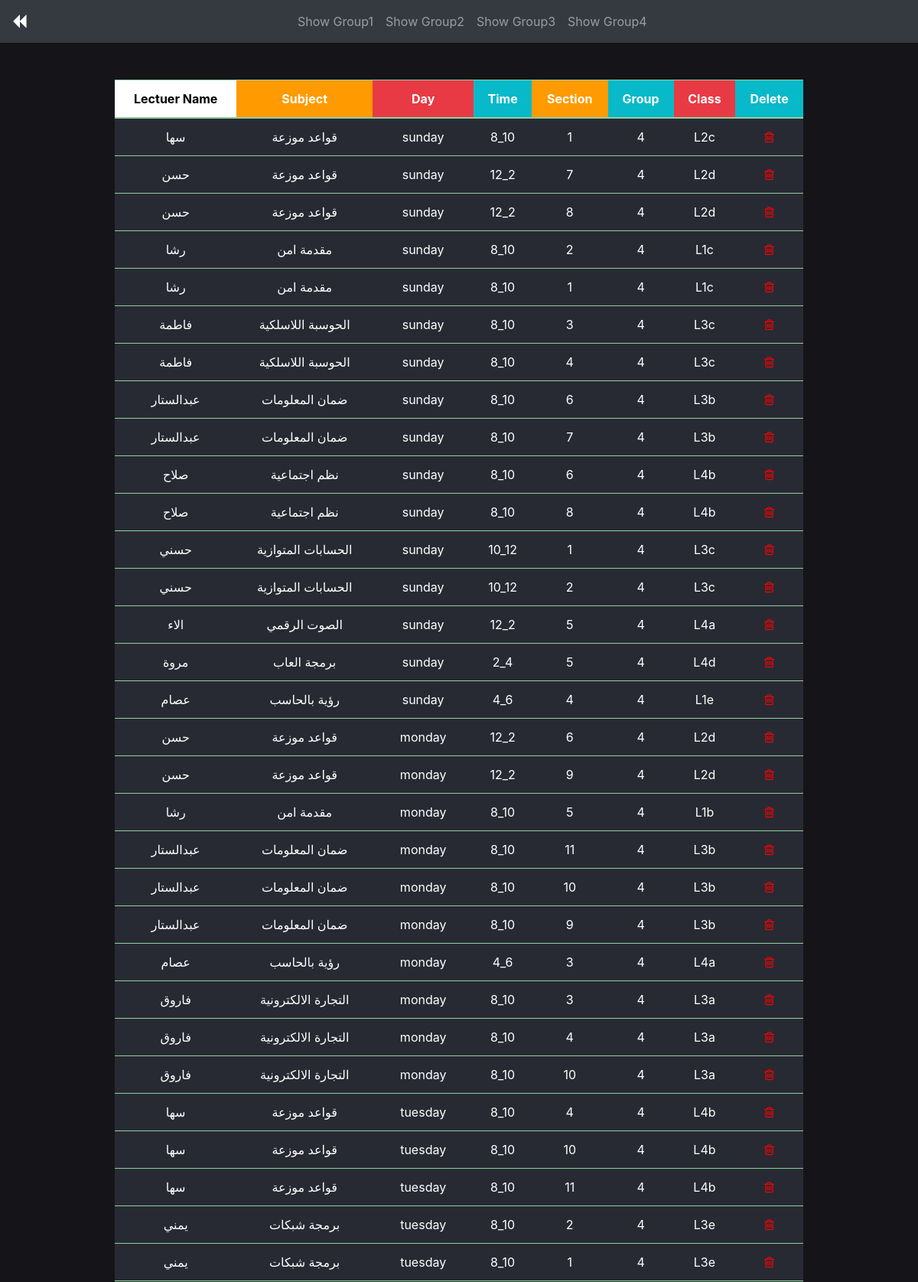
/show_sec4.php (upper part), run on the app's committed database.
### tables this page shows
CREATE TABLE `sec4` (
  `id` int(11) NOT NULL,
  `name_lect` varchar(256) NOT NULL,
  `subject` varchar(256) NOT NULL,
  `groupp` varchar(256) NOT NULL,
  `Dayy` varchar(256) NOT NULL,
  `timee` varchar(256) NOT NULL,
  `section` varchar(255) NOT NULL,
  `class` varchar(256) NOT NULL
);

### show_sec4.php (the view, shortened to what this page needs)
<!DOCTYPE html>
<html lang="en" >
<head>
    <link rel="stylesheet" href="https://cdn.jsdelivr.net/npm/bootstrap@4.6.0/dist/css/bootstrap.min.css">
    <link rel="stylesheet" href="font-awesome-4.7.0/css/font-awesome.min.css">
</head>
<body >
      <nav class="navbar navbar-expand-lg navbar-dark bg-dark">
  <div class="collapse navbar-collapse" id="navbarTogglerDemo01">
    <a class="navbar-brand" href="index.php">
      <i class="fa fa-backward" aria-hidden="true"></i>
    </a>
    <ul class="navbar-nav mx-auto mt-2 mt-lg-0 justify-content-end">
      <li class="nav-item ">
        <a class="nav-link" href="show_sec.php">Show Group1 <span class="sr-only">(current)</span></a>
      </li>
      <li class="nav-item">
        <a class="nav-link" href="show_sec2.php">Show Group2</a>
      </li>
      <li class="nav-item">
        <a class="nav-link" href="show_sec3.php">Show Group3</a>
      </li>
      <li class="nav-item">
        <a class="nav-link" href="show_sec4.php">Show Group4</a>
      </li>
    </ul>
  </div>
</nav>
    <div class="d-flex justify-content-center mt-5">
        <table class="table table-striped table-success  w-75">
            <thead class="thead-inverse">
                <tr>
                    <th style="background-color: #fff;color: #000">Lectuer Name</th>
                    <th style="background-color: #FF9A00;color: #fff">Subject</th>
                    <th style="background-color: #E83A44;color: #fff">Day</th>
                    <th style="background-color: #07B9C9;color: #fff">Time</th>
                    <th style="background-color: #FF9A00;color: #fff">Section</th>
                    <th style="background-color: #07B9C9;color: #fff">Group</th>
                    <th style="background-color: #E83A44;color: #fff">Class</th>
                    <th style="background-color: #07B9C9;color:#fff">Delete</th>
                </tr>
            </thead>
            <tbody>
                <?php
                  $day_arr = array('Saturday','Sunday','Monday','Tuesday','Wednesday','Thursday','Friday');
                  for($i=0; $i<7; $i++){
                  include("db.php");
                  $sql = "select id , name_lect  , subject , Dayy , timee , section , groupp , class  from sec4  where Dayy = '$day_arr[$i]'";
                  $q = $db->prepare($sql) ;
                  $q->execute();
                  $data = $q->fetchAll();
                  foreach($data as $d){
                ?>
                <tr>
                        <td><?php echo $d['name_lect'];?></td>
                        <td><?php echo $d['subject'];?></td>
                        <td><?php echo $d['Dayy'];?></td>
                        <td><?php echo $d['timee'];?></td>
                        <td><?php echo $d['section'];?></td>
                        <td><?php echo $d['groupp'];?></td>
                        <td><?php echo $d['class'];?></td>
                        <td class="wrapper"><a href="delete9.php?ids=<?php echo $d['id'];?>"><i class="fa fa-trash-o" aria-hidden="true" style="cursor: pointer; color:red" ></i></a></td>
                </tr>
                <?php
                    }
                  }
                ?>
            </tbody>
        </table>
    </div>
</body>
</html>

### show_sec4.php (style rules this page uses)
body { background-color: #151418 }
th,td { text-align: center; }
td { background-color: #282A33; color: #fff }

### data on the page
sec4: name_lect "سها", subject "قواعد موزعة", Dayy "sunday", timee "8_10", section "1", groupp "4", class "L2c"
sec4: name_lect "حسن", subject "قواعد موزعة", Dayy "sunday", timee "12_2", section "7", groupp "4", class "L2d"
sec4: name_lect "حسن", subject "قواعد موزعة", Dayy "sunday", timee "12_2", section "8", groupp "4", class "L2d"
sec4: name_lect "رشا", subject "مقدمة امن", Dayy "sunday", timee "8_10", section "2", groupp "4", class "L1c"
sec4: name_lect "رشا", subject "مقدمة امن", Dayy "sunday", timee "8_10", section "1", groupp "4", class "L1c"
sec4: name_lect "فاطمة", subject "الحوسبة اللاسلكية", Dayy "sunday", timee "8_10", section "3", groupp "4", class "L3c"
sec4: name_lect "فاطمة", subject "الحوسبة اللاسلكية", Dayy "sunday", timee "8_10", section "4", groupp "4", class "L3c"
sec4: name_lect "عبدالستار", subject "ضمان المعلومات", Dayy "sunday", timee "8_10", section "6", groupp "4", class "L3b"
sec4: name_lect "عبدالستار", subject "ضمان المعلومات", Dayy "sunday", timee "8_10", section "7", groupp "4", class "L3b"
sec4: name_lect "صلاح", subject "نظم اجتماعية", Dayy "sunday", timee "8_10", section "6", groupp "4", class "L4b"
sec4: name_lect "صلاح", subject "نظم اجتماعية", Dayy "sunday", timee "8_10", section "8", groupp "4", class "L4b"
sec4: name_lect "حسني", subject "الحسابات المتوازية", Dayy "sunday", timee "10_12", section "1", groupp "4", class "L3c"
sec4: name_lect "حسني", subject "الحسابات المتوازية", Dayy "sunday", timee "10_12", section "2", groupp "4", class "L3c"
sec4: name_lect "الاء", subject "الصوت الرقمي", Dayy "sunday", timee "12_2", section "5", groupp "4", class "L4a"
sec4: name_lect "مروة", subject "برمجة العاب", Dayy "sunday", timee "2_4", section "5", groupp "4", class "L4d"
sec4: name_lect "عصام", subject "رؤية بالحاسب", Dayy "sunday", timee "4_6", section "4", groupp "4", class "L1e"
sec4: name_lect "حسن", subject "قواعد موزعة", Dayy "monday", timee "12_2", section "6", groupp "4", class "L2d"
sec4: name_lect "حسن", subject "قواعد موزعة", Dayy "monday", timee "12_2", section "9", groupp "4", class "L2d"
sec4: name_lect "رشا", subject "مقدمة امن", Dayy "monday", timee "8_10", section "5", groupp "4", class "L1b"
sec4: name_lect "عبدالستار", subject "ضمان المعلومات", Dayy "monday", timee "8_10", section "11", groupp "4", class "L3b"
sec4: name_lect "عبدالستار", subject "ضمان المعلومات", Dayy "monday", timee "8_10", section "10", groupp "4", class "L3b"
sec4: name_lect "عبدالستار", subject "ضمان المعلومات", Dayy "monday", timee "8_10", section "9", groupp "4", class "L3b"
sec4: name_lect "عصام", subject "رؤية بالحاسب", Dayy "monday", timee "4_6", section "3", groupp "4", class "L4a"
sec4: name_lect "فاروق", subject "التجارة الالكترونية", Dayy "monday", timee "8_10", section "3", groupp "4", class "L3a"
sec4: name_lect "فاروق", subject "التجارة الالكترونية", Dayy "monday", timee "8_10", section "4", groupp "4", class "L3a"
sec4: name_lect "فاروق", subject "التجارة الالكترونية", Dayy "monday", timee "8_10", section "10", groupp "4", class "L3a"
sec4: name_lect "سها", subject "قواعد موزعة", Dayy "tuesday", timee "8_10", section "4", groupp "4", class "L4b"
sec4: name_lect "سها", subject "قواعد موزعة", Dayy "tuesday", timee "8_10", section "10", groupp "4", class "L4b"
sec4: name_lect "سها", subject "قواعد موزعة", Dayy "tuesday", timee "8_10", section "11", groupp "4", class "L4b"
sec4: name_lect "يمني", subject "برمجة شبكات", Dayy "tuesday", timee "8_10", section "2", groupp "4", class "L3e"
sec4: name_lect "يمني", subject "برمجة شبكات", Dayy "tuesday", timee "8_10", section "1", groupp "4", class "L3e"
